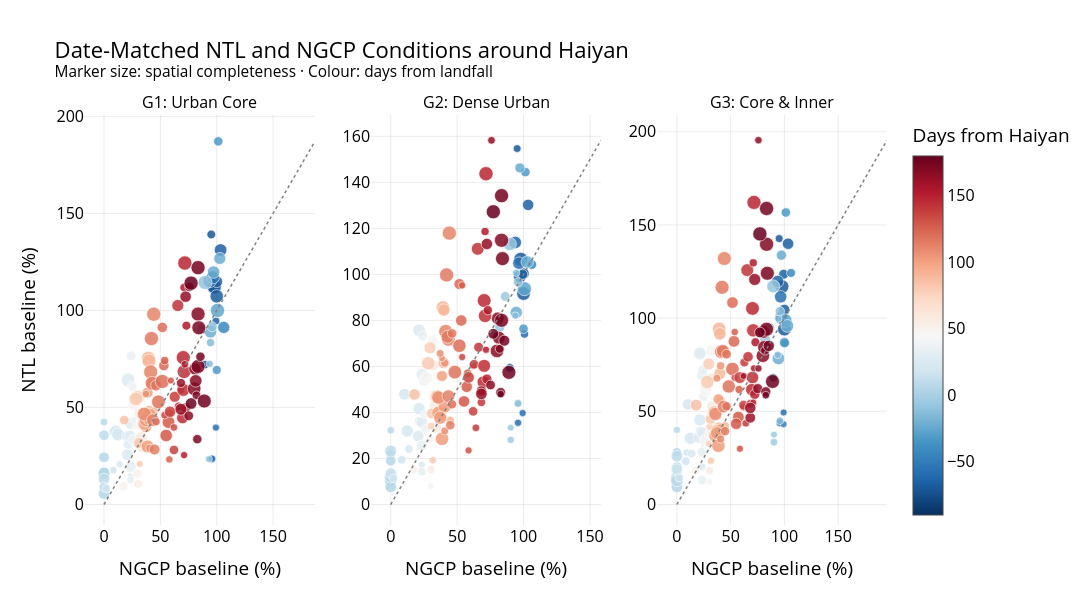

Notebook cell for this chart:
### Code cell
fig_matched = make_subplots(
    rows=1,
    cols=3,
    horizontal_spacing=0.07,
    subplot_titles=[
        (
            f"{GROUP_META[group]['code']}: "
            f"{GROUP_META[group]['label']}"
        )
        for group in GROUP_ORDER
    ],
)

for col, group in enumerate(
    GROUP_ORDER,
    start=1,
):
    matched = matched_groups[group]

    fig_matched.add_trace(
        go.Scatter(
            x=matched["NGCP_pct_baseline"],
            y=matched["NTL_pct_baseline"],
            mode="markers",
            marker=dict(
                size=(
                    6
                    + matched["SC_pct"] / 12
                ),
                color=matched[
                    "Days_since_event"
                ],
                colorscale="RdBu_r",
                cmin=(
                    ASSESSMENT_START
                    - EVENT_DATE
                ).days,
                cmax=(
                    ASSESSMENT_END
                    - EVENT_DATE
                ).days,
                showscale=(col == 3),
                colorbar=(
                    dict(
                        title="Days from Haiyan",
                        x=1.02,
                    )
                    if col == 3
                    else None
                ),
                line=dict(
                    color="white",
                    width=0.7,
                ),
                opacity=0.85,
            ),
            customdata=np.column_stack([
                matched[
                    "Date"
                ].dt.strftime("%Y-%m-%d"),
                matched["SC_pct"],
            ]),
            hovertemplate=(
                "Date: %{customdata[0]}<br>"
                "NGCP: %{x:.1f}%<br>"
                "NTL: %{y:.1f}%<br>"
                "SC: %{customdata[1]:.1f}%"
                "<extra></extra>"
            ),
            showlegend=False,
        ),
        row=1,
        col=col,
    )

    axis_min = min(
        matched["NGCP_pct_baseline"].min(),
        matched["NTL_pct_baseline"].min(),
    )

    axis_max = max(
        matched["NGCP_pct_baseline"].max(),
        matched["NTL_pct_baseline"].max(),
    )

    fig_matched.add_trace(
        go.Scatter(
            x=[axis_min, axis_max],
            y=[axis_min, axis_max],
            mode="lines",
            line=dict(
                color="grey",
                dash="dot",
                width=1.5,
            ),
            hoverinfo="skip",
            showlegend=False,
        ),
        row=1,
        col=col,
    )

    fig_matched.update_xaxes(
        title_text="NGCP baseline (%)",
        row=1,
        col=col,
    )

    fig_matched.update_yaxes(
        title_text=(
            "NTL baseline (%)"
            if col == 1
            else None
        ),
        row=1,
        col=col,
    )

fig_matched.update_layout(
    title=(
        "Date-Matched NTL and NGCP Conditions around Haiyan"
        "<br><sup>"
        "Marker size: spatial completeness · "
        "Colour: days from landfall"
        "</sup>"
    )
)

apply_figure_style(
    fig_matched,
    width=1400,
    height=600,
    top=115,
    right=120,
)

fig_matched.show()

export_figure(
    fig_matched,
    OUTPUT_SUPP_FIG_DIR
    / "fig_05_haiyan_ntl_ngcp_date_matched_g1_g3",
)

### Figure 1 — Plotly figure (JSON) as saved in the notebook; plotly's stock layout.template omitted (floating-point values rounded to 4 significant figures; data arrays with more than 128 entries replaced by an {"elided": "..."} marker saying what was removed)
{"data": [{"customdata": {"elided": "143x2 mixed values"}, "hovertemplate": "Date: %{customdata[0]}<br>NGCP: %{x:.1f}%<br>NTL: %{y:.1f}%<br>SC: %{customdata[1]:.1f}%<extra></extra>", "marker": {"cmax": 180, "cmin": -90, "color": {"elided": "143 int values"}, "colorscale": [[0, "rgb(5,48,97)"], [0.1, "rgb(33,102,172)"], [0.2, "rgb(67,147,195)"], [0.3, "rgb(146,197,222)"], [0.4, "rgb(209,229,240)"], [0.5, "rgb(247,247,247)"], [0.6, "rgb(253,219,199)"], [0.7, "rgb(244,165,130)"], [0.8, "rgb(214,96,77)"], [0.9, "rgb(178,24,43)"], [1, "rgb(103,0,31)"]], "line": {"color": "white", "width": 0.7}, "opacity": 0.85, "showscale": false, "size": {"elided": "143 float values"}}, "mode": "markers", "showlegend": false, "type": "scatter", "x": {"elided": "143 float values"}, "xaxis": "x", "y": {"elided": "143 float values"}, "yaxis": "y"}, {"hoverinfo": "skip", "line": {"color": "grey", "dash": "dot", "width": 1.5}, "mode": "lines", "showlegend": false, "type": "scatter", "x": [0, 187.1], "xaxis": "x", "y": [0, 187.1], "yaxis": "y"}, {"customdata": {"elided": "149x2 mixed values"}, "hovertemplate": "Date: %{customdata[0]}<br>NGCP: %{x:.1f}%<br>NTL: %{y:.1f}%<br>SC: %{customdata[1]:.1f}%<extra></extra>", "marker": {"cmax": 180, "cmin": -90, "color": {"elided": "149 int values"}, "colorscale": [[0, "rgb(5,48,97)"], [0.1, "rgb(33,102,172)"], [0.2, "rgb(67,147,195)"], [0.3, "rgb(146,197,222)"], [0.4, "rgb(209,229,240)"], [0.5, "rgb(247,247,247)"], [0.6, "rgb(253,219,199)"], [0.7, "rgb(244,165,130)"], [0.8, "rgb(214,96,77)"], [0.9, "rgb(178,24,43)"], [1, "rgb(103,0,31)"]], "line": {"color": "white", "width": 0.7}, "opacity": 0.85, "showscale": false, "size": {"elided": "149 float values"}}, "mode": "markers", "showlegend": false, "type": "scatter", "x": {"elided": "149 float values"}, "xaxis": "x2", "y": {"elided": "149 float values"}, "yaxis": "y2"}, {"hoverinfo": "skip", "line": {"color": "grey", "dash": "dot", "width": 1.5}, "mode": "lines", "showlegend": false, "type": "scatter", "x": [0, 158.3], "xaxis": "x2", "y": [0, 158.3], "yaxis": "y2"}, {"customdata": {"elided": "154x2 mixed values"}, "hovertemplate": "Date: %{customdata[0]}<br>NGCP: %{x:.1f}%<br>NTL: %{y:.1f}%<br>SC: %{customdata[1]:.1f}%<extra></extra>", "marker": {"cmax": 180, "cmin": -90, "color": {"elided": "154 int values"}, "colorbar": {"title": {"text": "Days from Haiyan"}, "x": 1.02}, "colorscale": [[0, "rgb(5,48,97)"], [0.1, "rgb(33,102,172)"], [0.2, "rgb(67,147,195)"], [0.3, "rgb(146,197,222)"], [0.4, "rgb(209,229,240)"], [0.5, "rgb(247,247,247)"], [0.6, "rgb(253,219,199)"], [0.7, "rgb(244,165,130)"], [0.8, "rgb(214,96,77)"], [0.9, "rgb(178,24,43)"], [1, "rgb(103,0,31)"]], "line": {"color": "white", "width": 0.7}, "opacity": 0.85, "showscale": true, "size": {"elided": "154 float values"}}, "mode": "markers", "showlegend": false, "type": "scatter", "x": {"elided": "154 float values"}, "xaxis": "x3", "y": {"elided": "154 float values"}, "yaxis": "y3"}, {"hoverinfo": "skip", "line": {"color": "grey", "dash": "dot", "width": 1.5}, "mode": "lines", "showlegend": false, "type": "scatter", "x": [0, 195.5], "xaxis": "x3", "y": [0, 195.5], "yaxis": "y3"}], "layout": {"annotations": [{"font": {"size": 16}, "showarrow": false, "text": "G1: Urban Core", "x": 0.1433, "xanchor": "center", "xref": "paper", "y": 1, "yanchor": "bottom", "yref": "paper"}, {"font": {"size": 16}, "showarrow": false, "text": "G2: Dense Urban", "x": 0.5, "xanchor": "center", "xref": "paper", "y": 1, "yanchor": "bottom", "yref": "paper"}, {"font": {"size": 16}, "showarrow": false, "text": "G3: Core & Inner", "x": 0.8567, "xanchor": "center", "xref": "paper", "y": 1, "yanchor": "bottom", "yref": "paper"}], "font": {"color": "black", "size": 16}, "height": 600, "legend": {"font": {"size": 14}, "orientation": "h", "x": 0.7, "xanchor": "center", "y": 0.9, "yanchor": "bottom"}, "margin": {"b": 75, "l": 85, "r": 120, "t": 115}, "paper_bgcolor": "rgba(0,0,0,0)", "plot_bgcolor": "white", "title": {"text": "Date-Matched NTL and NGCP Conditions around Haiyan<br><sup>Marker size: spatial completeness · Colour: days from landfall</sup>"}, "width": 1400, "xaxis": {"anchor": "y", "domain": [0, 0.2867], "gridcolor": "rgba(0,0,0,0.08)", "showgrid": true, "title": {"text": "NGCP baseline (%)"}, "zeroline": false}, "xaxis2": {"anchor": "y2", "domain": [0.3567, 0.6433], "gridcolor": "rgba(0,0,0,0.08)", "showgrid": true, "title": {"text": "NGCP baseline (%)"}, "zeroline": false}, "xaxis3": {"anchor": "y3", "domain": [0.7133, 1], "gridcolor": "rgba(0,0,0,0.08)", "showgrid": true, "title": {"text": "NGCP baseline (%)"}, "zeroline": false}, "yaxis": {"anchor": "x", "domain": [0, 1], "gridcolor": "rgba(0,0,0,0.08)", "showgrid": true, "title": {"text": "NTL baseline (%)"}, "zeroline": false}, "yaxis2": {"anchor": "x2", "domain": [0, 1], "gridcolor": "rgba(0,0,0,0.08)", "showgrid": true, "zeroline": false}, "yaxis3": {"anchor": "x3", "domain": [0, 1], "gridcolor": "rgba(0,0,0,0.08)", "showgrid": true, "zeroline": false}}}
